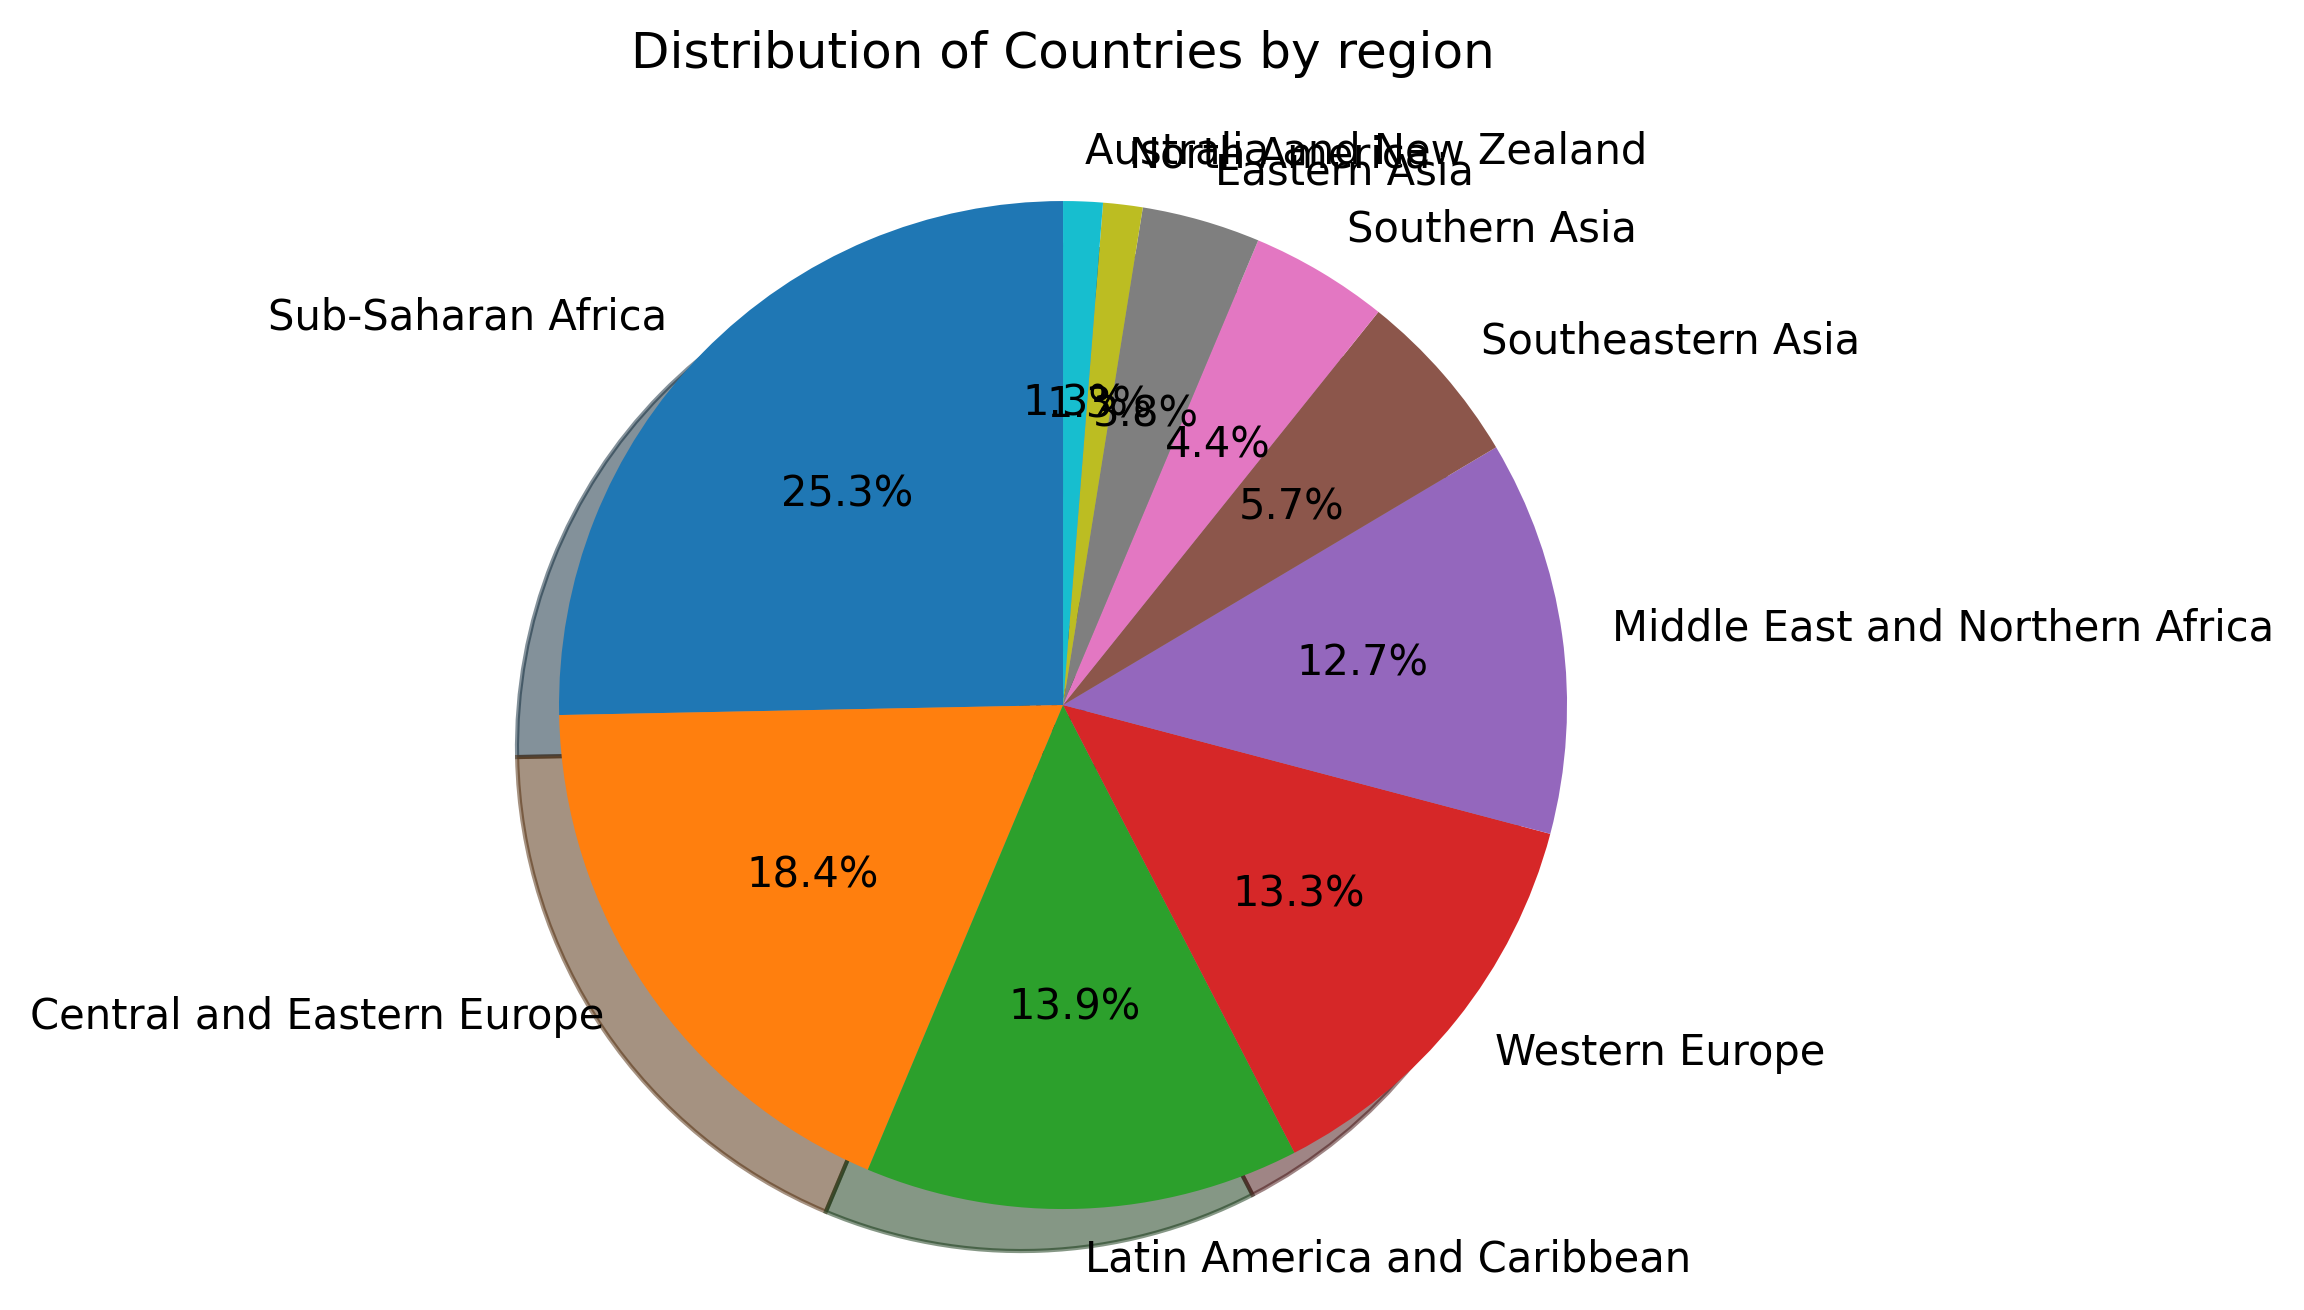

This figure's Python source:
import pandas as pd
import matplotlib.pyplot as plt
#load dataset
data = pd.read_csv("world_happiness_dataset.csv")
data = data.dropna()

#Pie Chart
country_counts = data['Region'].value_counts().head(15)
label = country_counts.index
sizes = country_counts.values
plt.pie(sizes,labels = label,autopct= '%1.1f%%',shadow=True,startangle=90)
plt.axis('equal')

# Title
plt.title("Distribution of Countries by region",pad=20)
# Save chart as PNG File
plt.savefig("pie_chart.png",bbox_inches='tight',dpi=300)
plt.show()
